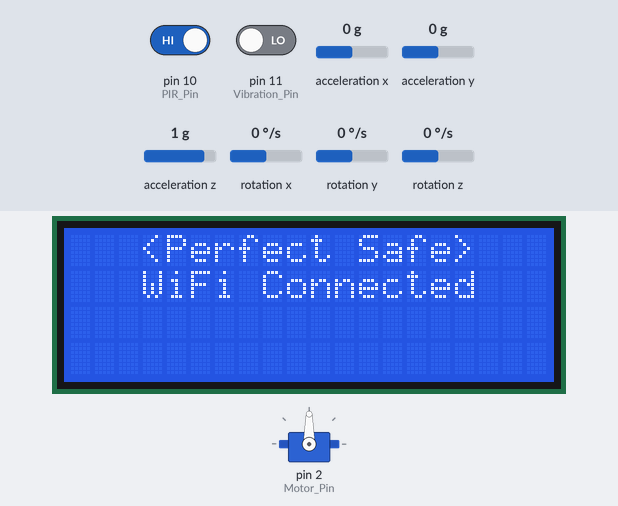
A sketch run on a simulated Arduino Uno, built with avr-gcc and run on an emulated ATmega328P. On the bench: servo, 20×4 character LCD. Wiring (inferred from the names in the program): MPU-6050 motion sensor at I2C address 0x68. The inputs (shaded band) are chosen by the test bench; at power-on: pin 10 (PIR_Pin) HIGH, pin 11 (Vibration_Pin) LOW, acceleration x 0 g, acceleration y 0 g, acceleration z 1 g, rotation x 0 °/s, rotation y 0 °/s, rotation z 0 °/s. The modem accepts every AT command (registered, SIM ready, sends succeed) and sends nothing else; what the sketch prints to the serial monitor is not drawn.

Above: at 8.7 s.
At 14.3 s:
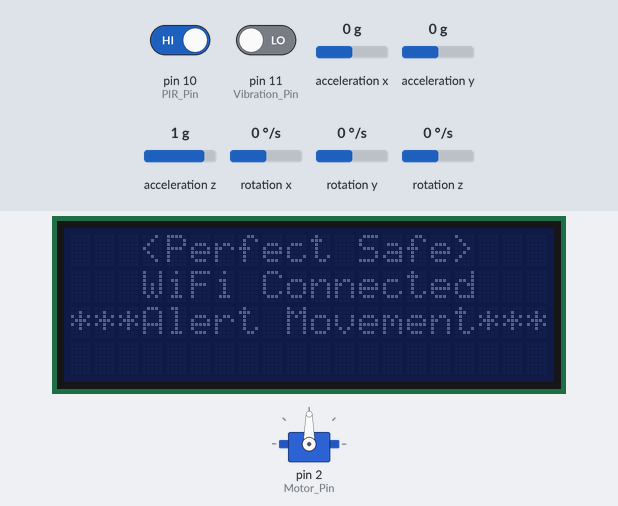
14.4 s: pin 10 (PIR_Pin) driven LOW
At 21.1 s:
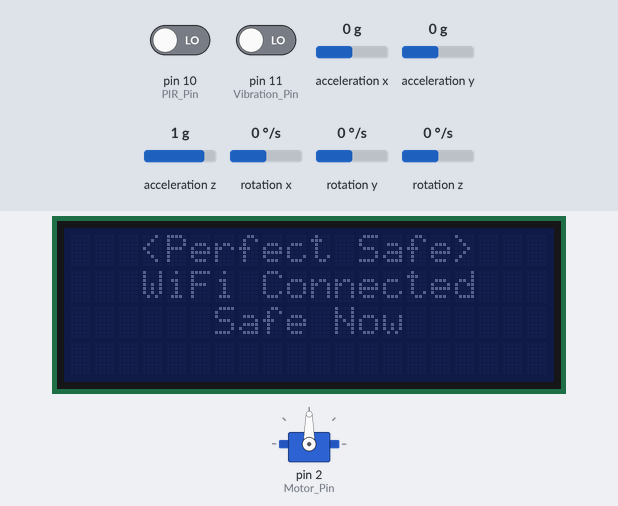
27.0 s: pin 10 (PIR_Pin) driven HIGH
At 32.8 s:
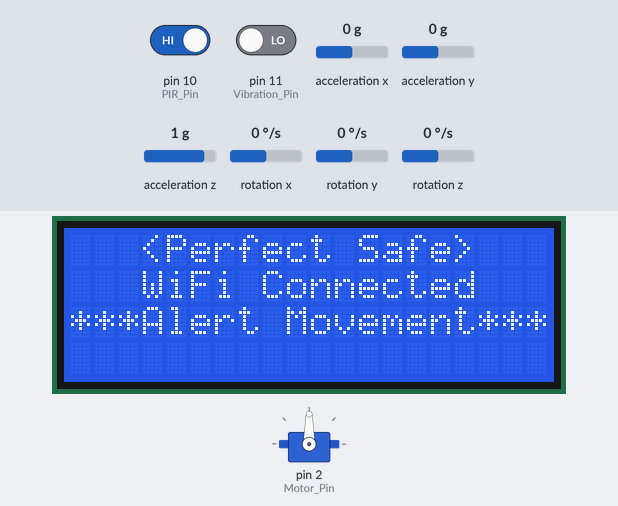
Timing chart, 0 to 34.3 s (numbered marks = the images above; inputs shaded):
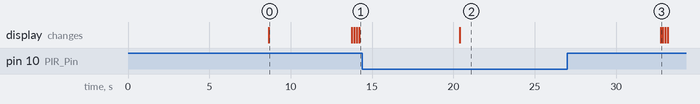

Measured:
- after the input at 14.4 s, the display: changes after 6.0 s (image 2)
- after the input at 27.0 s, the display: changes after 5.7 s (image 3)
- what the display in image 0 shows lasts 5.1 s, from 8.7 s to 13.8 s

The sketch:

sketch_MixAll4.ino
```cpp
#include <SoftwareSerial.h> //시리얼 통신 라이브러리 호출
#include <Servo.h> //서보모터 라이브러리
#include <Wire.h> //자이로센서 라이브러리
#include <LiquidCrystal_I2C.h> // LCD 라이브러리

#define DEBUG true
SoftwareSerial esp8266(6, 7); // WiFi 통신을 위한 객체 선언

Servo myservo; //서보모터 객체
int Dig_state = 0;
String WiFi_status01, WiFi_status02; // status01 닫힘, status02 열림

int PIR_Pin = 10; //PIR센서 핀 10으로 설정

int Vibration_Pin = 11; //진동센서 핀 11로 설정

int Motor_Pin = 2; //서보모터 핀 11로 설정

const int MPU_addr = 0x68; // 자이로 센서 I2C 주소
int16_t AcX, AcY, AcZ, Tmp, GyX, GyY, GyZ;

LiquidCrystal_I2C lcd(0x27, 20, 4); // LCD 시작주소


void setup() {
  // put your setup code here, to run once:

  //진동 센서
  pinMode(Vibration_Pin, INPUT); //진동센서 핀 입력

  //서보모터
  myservo.attach(Motor_Pin);   //서보모터 시그널 핀 번호 설정

  //자이로 센서
  Wire.begin();
  Wire.beginTransmission(MPU_addr);
  Wire.write(0x6B);  // PWR_MGMT_1 register
  Wire.write(0);     // set to zero (wakes up the MPU-6050)
  Wire.endTransmission(true);

  //LCD
  lcd.init();
  lcd.backlight();
  lcd.setCursor(3, 0);
  lcd.print("<Perfect Safe>");

  Serial.begin(9600);
  esp8266.begin(9600); //WiFi 시리얼 개방

  //WiFi
  sendData("AT+CWMODE=3\r\n", 1000, DEBUG); // configure as access point (working mode: AP+STA)
  //sendData("AT+CWLAP\r\n", 3000, DEBUG); // list available access points
  sendData("AT+CWJAP=\"AndroidHotspot5044\",\"0325274715\"\r\n", 6000, DEBUG); // join the access point
  delay(1500);

  lcd.backlight();
  lcd.setCursor(0, 1);
  lcd.print("   WiFi Connected");
  sendData("AT+CIFSR\r\n", 1000, DEBUG); // get ip address
  sendData("AT+CIPMUX=1\r\n", 1000, DEBUG); // configure for multiple connections
  sendData("AT+CIPSERVER=1\r\n", 1000, DEBUG); // turn on server on port 80
  sendData("AT+CIPSTART=0,\"TCP\",\"101.101.219.143\",8080\r\n", 1000, DEBUG); //Connect to Server

}

void loop()
{
  // put your main code here, to run repeatedly:

  int Dig_PIR = digitalRead(PIR_Pin); //PIR 센서 = 막히면 1 / 없으면 0
  int Dig_Vib = pulseIn (Vibration_Pin, HIGH); //진동 센서

  //자이로 센서
  Wire.beginTransmission(MPU_addr);
  Wire.write(0x3B);  // starting with register 0x3B (ACCEL_XOUT_H)
  Wire.endTransmission(false);
  Wire.requestFrom(MPU_addr, 14, true); // request a total of 14 registers
  GyX = Wire.read() << 8 | Wire.read(); // 0x43 (GYRO_XOUT_H) & 0x44 (GYRO_XOUT_L)
  GyY = Wire.read() << 8 | Wire.read(); // 0x45 (GYRO_YOUT_H) & 0x46 (GYRO_YOUT_L)
  GyZ = Wire.read() << 8 | Wire.read(); // 0x47 (GYRO_ZOUT_H) & 0x48 (GYRO_ZOUT_L)


  if (Dig_PIR == 0 && Dig_Vib == 0 )
  {
    lcd.noBacklight();
    lcd.setCursor(0, 2);
    lcd.print("      Safe Now       ");
  }
  else if ((Dig_PIR == 1) || (( Dig_Vib >= 6000) && (GyX != NULL || GyY != NULL || GyZ != NULL)))
  {
    lcd.backlight();
    lcd.setCursor(0, 2);
    lcd.print("***Alert Movement***");
    delay(150);
    lcd.noBacklight();
    delay(150);
    lcd.backlight();
    delay(150);
    lcd.noBacklight();
  }

  //WiFi_웹페이지에 보내는 문장
  String dataCommand = "GET /process.jsp?&motor=";
  dataCommand += Dig_state;
  dataCommand += "&oscill=";
  dataCommand += Dig_Vib;
  dataCommand += "&gyro_x=";
  dataCommand += GyX;
  dataCommand += "&gyro_y=";
  dataCommand += GyY;
  dataCommand += "&gyro_z=";
  dataCommand += GyZ;
  dataCommand += "&infra=";
  dataCommand += Dig_PIR;
  //  dataCommand += "&user=";
  //  dataCommand += 1;
  //  dataCommand += "&equ=";
  //  dataCommand += 1;
  //  dataCommand += "&state=";
  //  dataCommand += 1;
  dataCommand += " HTTP/1.1\r\nHost: 101.101.219.143\r\n\r\n";


  //WiFi_길이 파악을 위해 얘를 나중에 생성
  String sendCommand = "AT+CIPSEND=0,";
  sendCommand += dataCommand.length();
  sendCommand += "\r\n";
  sendData(sendCommand, 1000, DEBUG);
  //sendData(dataCommand, 1000, DEBUG);


  String WiFi_response = sendData(dataCommand, 1000, DEBUG); // WiFi 데이터 수신

  int index = WiFi_response.indexOf("GMT"); //indexOf(찾을 문자)

  int index_status01 = WiFi_response.indexOf("OS01", index); //indexOf(찾을 문자, 검색 시작 위치)
  int index_status02 = WiFi_response.indexOf("OS02", index);
  WiFi_status01 = WiFi_response.substring(index_status01, index_status01 + 4); // substring(추출 시작 위치, 추출 끝 위치)
  WiFi_status02 = WiFi_response.substring(index_status02, index_status02 + 4);


  servo_WiFi();


  if (WiFi_status01 == "OS01") // 서보모터 닫힘
  {
    servo_CLOSE();
  }
  else if (WiFi_status02 == "OS02") //서보모터 열림
  {
    servo_OPEN();
  }


  delay(2000);

  String str_close = sendData("AT+CIPCLOSE=0\r\n", 1000, DEBUG);
  int index_disconnect = str_close.indexOf("CLOSED"); //indexOf(찾을 문자)


  //WiFi_서버 연결 끊길시 재연결
  if ( index_disconnect == 18 )
  {
    sendData("AT+CIPSTART=0,\"TCP\",\"101.101.219.143\",8080\r\n", 1000, DEBUG); //Connect to Server
  }

}

void servo_OPEN()
{

  Dig_state = 1;

  myservo.attach(Motor_Pin);  // attaches the servo on pin 9 to the servo object
  myservo.write(10);
  delay(500);
  myservo.detach();

  lcd.backlight();
  lcd.setCursor(5, 3);
  lcd.print("Safe_OPEN  ");
}

void servo_CLOSE()
{

  Dig_state = 0;

  myservo.attach(Motor_Pin);  // attaches the servo on pin 9 to the servo object
  myservo.write(100);
  delay(500);
  myservo.detach();

  lcd.noBacklight();
  lcd.setCursor(5, 3);
  lcd.print("Safe_ CLOSE");
}


void servo_WiFi() //서보모터와 WiFi_status 비교
{

  if (Dig_state = 0 && WiFi_status02 == "OS02") // 서보모터는 닫힘 && WiFi_status02는 열림 상태
  {

    Dig_state = 1;

    lcd.backlight();
    lcd.setCursor(5, 3);
    lcd.print("Safe_OPEN  ");
  }
  else if (Dig_state = 1 && WiFi_status01 == "OS01") // // 서보모터는 열림 && WiFi_status01는 닫힘 상태
  {
    Dig_state = 0;

    lcd.noBacklight();
    lcd.setCursor(5, 3);
    lcd.print("Safe_ CLOSE");

  }
}


String sendData(String command, const int timeout, boolean debug)
{
  String response = "";
  esp8266.print(command); // send the read character to the esp8266
  long int time = millis();

  while ( (time + timeout) > millis()) {
    while (esp8266.available()) {
      // The esp has data so display its output to the serial window
      char c = esp8266.read(); // read the next character.
      response += c;
    }
  }

  if (debug) {
    Serial.print(response);
  }

  return response;
}
```
